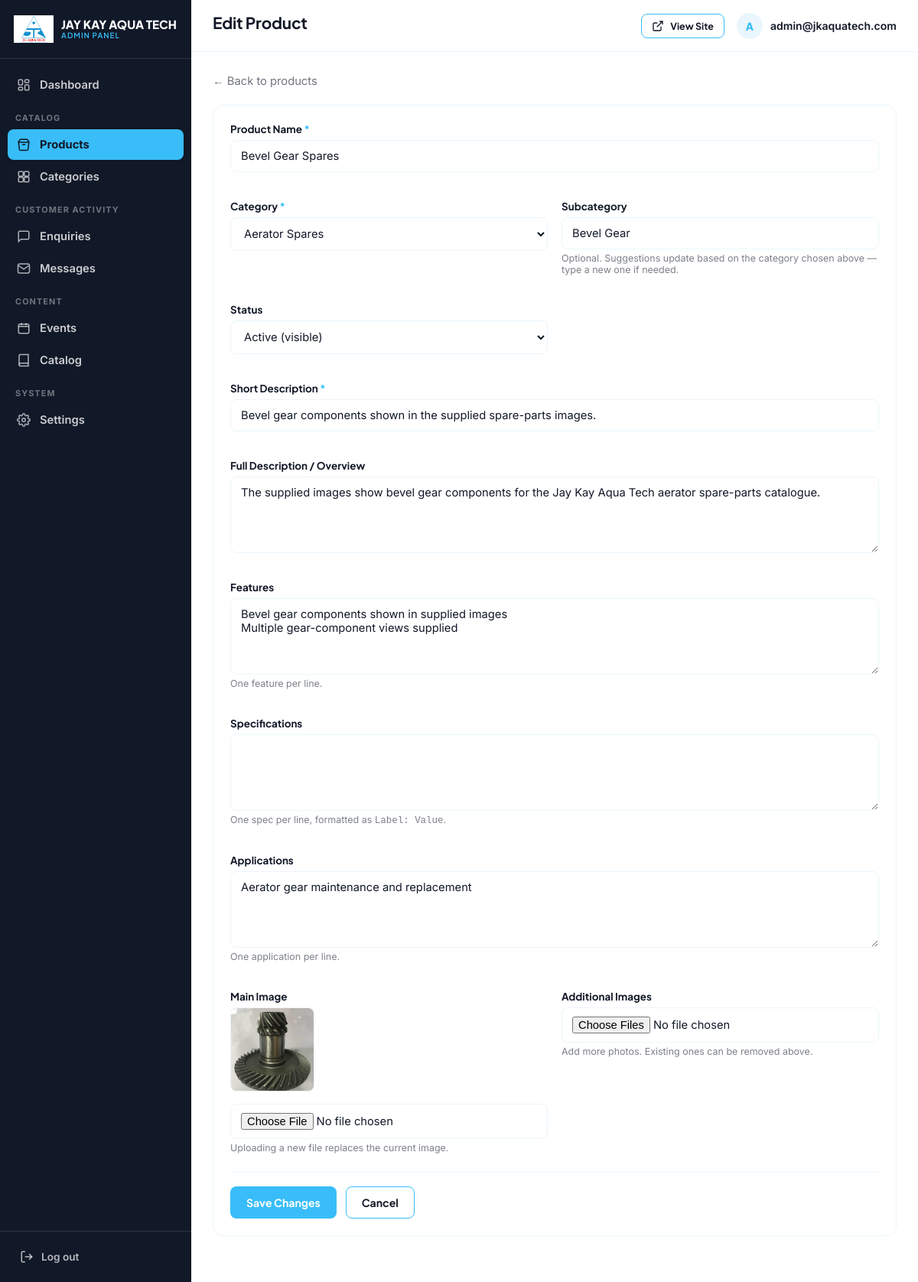
/admin/edit-product.php?id=4 (signed in), run on the app's committed database.
### tables this page shows
CREATE TABLE IF NOT EXISTS `products` (
  `id` INT UNSIGNED NOT NULL AUTO_INCREMENT,
  `category_id` INT UNSIGNED NOT NULL,
  `subcategory` VARCHAR(150) NULL,
  `name` VARCHAR(200) NOT NULL,
  `slug` VARCHAR(220) NOT NULL,
  `short_description` VARCHAR(500) NULL,
  `full_description` TEXT NULL,
  `features` TEXT NULL COMMENT 'JSON array of strings',
  `specifications` TEXT NULL COMMENT 'JSON array of [label, value] pairs',
  `applications` TEXT NULL COMMENT 'JSON array of strings',
  `main_image` VARCHAR(500) NULL,
  `status` ENUM('active','inactive') NOT NULL DEFAULT 'active',
  `is_demo` TINYINT(1) NOT NULL DEFAULT 0,
  `created_at` TIMESTAMP NOT NULL DEFAULT CURRENT_TIMESTAMP,
  `updated_at` TIMESTAMP NOT NULL DEFAULT CURRENT_TIMESTAMP ON UPDATE CURRENT_TIMESTAMP,
  PRIMARY KEY (`id`),
  UNIQUE KEY `uq_products_slug` (`slug`),
  KEY `idx_products_category` (`category_id`),
  KEY `idx_products_subcategory` (`subcategory`),
  KEY `idx_products_status` (`status`),
  CONSTRAINT `fk_products_category` FOREIGN KEY (`category_id`) REFERENCES `categories` (`id`) ON DELETE RESTRICT ON UPDATE CASCADE
);

CREATE TABLE IF NOT EXISTS `categories` (
  `id` INT UNSIGNED NOT NULL AUTO_INCREMENT,
  `slug` VARCHAR(120) NOT NULL,
  `name` VARCHAR(150) NOT NULL,
  `description` TEXT NULL,
  `created_at` TIMESTAMP NOT NULL DEFAULT CURRENT_TIMESTAMP,
  PRIMARY KEY (`id`),
  UNIQUE KEY `uq_categories_slug` (`slug`)
);

### admin/includes/functions.php (called while the page is built, shortened)
<?php
function e(?string $value): string
{
    return htmlspecialchars($value ?? '', ENT_QUOTES, 'UTF-8');
}
function array_to_lines(array $items): string
{
    return implode("\n", $items);
}
function specs_to_lines(array $specs): string
{
    $lines = [];
    return implode("\n", $lines);
}

### admin/includes/db.php (called while the page is built, shortened)
<?php
function db(): PDO
{
    static $pdo = null;
    if ($pdo !== null) {
        return $pdo;
    }
    $config = require __DIR__ . '/db-config.php';
    $dsn = sprintf(
        '%s:host=%s;port=%s;dbname=%s;charset=%s',
        $config['driver'],
        $config['host'],
        $config['port'],
        $config['database'],
        $config['charset']
    );
    try {
        $pdo = new PDO($dsn, $config['username'], $config['password'], [
            PDO::ATTR_ERRMODE => PDO::ERRMODE_EXCEPTION,
            PDO::ATTR_DEFAULT_FETCH_MODE => PDO::FETCH_ASSOC,
            PDO::ATTR_EMULATE_PREPARES => false,
        ]);
    } catch (PDOException $e) {
        error_log('Jay Kay Aqua Tech DB connection failed: ' . $e->getMessage());
        http_response_code(500);
        die('Database connection failed. Please check admin/includes/db-config.php and confirm database.sql has been imported. (Details were written to the server error log, not shown here for security.)');
    }
    return $pdo;
}

### admin/includes/auth.php (called while the page is built, shortened)
<?php
function current_admin(): ?array
{
    $stmt = db()->prepare('SELECT id, email, created_at FROM admins WHERE id = ?');
    $stmt->execute([$_SESSION['admin_id']]);
    $row = $stmt->fetch();
    return $row ?: null;
}

### admin/edit-product.php (the view, shortened to what this page needs)
<?php
$pdo = db();
$id = (int)($_GET['id'] ?? $_POST['id'] ?? 0);
$stmt = $pdo->prepare('SELECT * FROM products WHERE id = ?');
$stmt->execute([$id]);
$product = $stmt->fetch();
$categories = $pdo->query('SELECT id, name FROM categories ORDER BY name')->fetchAll();
$values = [
    'name' => $product['name'],
    'category_id' => (string)$product['category_id'],
    'subcategory' => $product['subcategory'] ?? '',
    'short_description' => $product['short_description'],
    'full_description' => $product['full_description'],
    'features' => array_to_lines(json_decode($product['features'] ?? '[]', true) ?: []),
    'specifications' => specs_to_lines(json_decode($product['specifications'] ?? '[]', true) ?: []),
    'applications' => array_to_lines(json_decode($product['applications'] ?? '[]', true) ?: []),
    'status' => $product['status'],
];
$pageTitle = 'Edit Product';
require __DIR__ . '/includes/header.php';
?>
<div class="page-head">
  <div><p><a href="products.php">&larr; Back to products</a></p></div>
</div>
<form method="POST" enctype="multipart/form-data" novalidate class="card">
  <div class="form-grid">
    <div class="field full">
      <label for="name">Product Name <span class="req">*</span></label>
      <input type="text" id="name" name="name" value="<?= e($values['name']) ?>" required>
    </div>
    <div class="field">
      <label for="category_id">Category <span class="req">*</span></label>
      <select id="category_id" name="category_id" required>
        <?php foreach ($categories as $c): ?>
          <option value="<?= (int)$c['id'] ?>" <?= $values['category_id'] === (string)$c['id'] ? 'selected' : '' ?>><?= e($c['name']) ?></option>
        <?php endforeach; ?>
      </select>
    </div>
    <div class="field">
      <label for="subcategory">Subcategory</label>
      <input type="text" id="subcategory" name="subcategory" list="subcategoryOptions" value="<?= e($values['subcategory']) ?>" placeholder="e.g. Paddle Wheel Aerator">
      <span class="hint">Optional. Suggestions update based on the category chosen above — type a new one if needed.</span>
    </div>
    <div class="field">
      <label for="status">Status</label>
      <select id="status" name="status">
        <option value="active" <?= $values['status'] === 'active' ? 'selected' : '' ?>>Active (visible)</option>
      </select>
    </div>
    <div class="field full">
      <label for="short_description">Short Description <span class="req">*</span></label>
      <input type="text" id="short_description" name="short_description" value="<?= e($values['short_description']) ?>" required>
    </div>
    <div class="field full">
      <label for="full_description">Full Description / Overview</label>
      <textarea id="full_description" name="full_description"><?= e($values['full_description']) ?></textarea>
    </div>
    <div class="field full">
      <label for="features">Features</label>
      <textarea id="features" name="features"><?= e($values['features']) ?></textarea>
      <span class="hint">One feature per line.</span>
    </div>
    <div class="field full">
      <label for="specifications">Specifications</label>
      <textarea id="specifications" name="specifications"><?= e($values['specifications']) ?></textarea>
      <span class="hint">One spec per line, formatted as <code>Label: Value</code>.</span>
    </div>
    <div class="field full">
      <label for="applications">Applications</label>
      <textarea id="applications" name="applications"><?= e($values['applications']) ?></textarea>
      <span class="hint">One application per line.</span>
    </div>
    <div class="field">
      <label>Main Image</label>
      <div class="thumb-preview" id="mainImagePreview">
        <?php if ($product['main_image']): ?>
          <img src="<?= e($product['main_image']) ?>" alt="">
        <?php else: ?>
          <svg viewBox="0 0 24 24" fill="none" stroke="currentColor" stroke-width="1.8"><rect x="3" y="3" width="18" height="18" rx="2"/><circle cx="9" cy="9" r="2"/><path d="m21 15-5-5L5 21"/></svg>
        <?php endif; ?>
      </div>
      <input type="file" name="main_image" accept="image/png,image/jpeg,image/webp,image/gif" data-preview="mainImagePreview">
      <span class="hint">Uploading a new file replaces the current image.</span>
    </div>
    <div class="field">
      <label>Additional Images</label>
      <input type="file" name="additional_images[]" accept="image/png,image/jpeg,image/webp,image/gif" multiple>
      <span class="hint">Add more photos. Existing ones can be removed above.</span>
    </div>
  </div>
  <div class="form-actions">
    <button type="submit" class="btn btn-primary">Save Changes</button>
    <a href="products.php" class="btn btn-secondary">Cancel</a>
  </div>
</form>
<?php require __DIR__ . '/includes/footer.php'; ?>

### admin/includes/header.php (shortened to what this page needs)
<?php
$admin = current_admin();
$pageTitle = $pageTitle ?? 'Admin';
?>
<!DOCTYPE html>
<html lang="en">
<head>
<link rel="stylesheet" href="assets/admin-style.css">
</head>
<body>
<div class="admin-shell">
  <?php include __DIR__ . '/sidebar.php'; ?>
  <div class="admin-main">
    <div class="admin-topbar">
      <div style="display:flex; align-items:center; gap:14px;">
        <h1><?= e($pageTitle) ?></h1>
      </div>
      <div class="top-actions">
        <a href="../index.html" target="_blank" class="btn btn-secondary btn-sm">
          <svg viewBox="0 0 24 24" fill="none" stroke="currentColor" stroke-width="2"><path d="M18 13v6a2 2 0 0 1-2 2H5a2 2 0 0 1-2-2V8a2 2 0 0 1 2-2h6"/><path d="M15 3h6v6"/><path d="M10 14 21 3"/></svg>
          View Site
        </a>
        <div class="admin-user">
          <div class="avatar"><?= e(strtoupper(substr($admin['email'] ?? 'A', 0, 1))) ?></div>
          <span><?= e($admin['email'] ?? '') ?></span>
        </div>
      </div>
    </div>
    <div class="admin-content">

### admin/assets/admin-style.css (style rules this page uses)
:root { --white: #FFFFFF; --sky-light: #EAF6FD; --sky: #38BDF8; --ink: #111827; --success: #15803D; --success-bg: #ECFDF3; --danger: #B91C1C; --danger-bg: #FEF2F2; --warning: #92400E; --warning-bg: #FFFBEB; --border: var(--sky-light); --shadow-sm: 0 2px 8px rgba(17,24,39,.06); --shadow-md: 0 10px 26px rgba(17,24,39,.10); --radius-s: 8px; --radius-m: 14px; --sidebar-w: 250px; --font-display: 'Plus Jakarta Sans', 'Inter', sans-serif; --font-body: 'Inter', sans-serif; }
*, *::before, *::after { box-sizing: border-box; }
body { margin:0; font-family: var(--font-body); color: var(--ink); background: var(--white); -webkit-font-smoothing: antialiased; }
h1,h2,h3,h4 { font-family: var(--font-display); color: var(--ink); margin: 0 0 .4em; letter-spacing: -.01em; }
a { color: inherit; text-decoration: none; }
img { max-width: 100%; display:block; }
button { font-family: inherit; cursor: pointer; }
.admin-shell { display:flex; min-height:100vh; }
.admin-main { margin-left: var(--sidebar-w); flex:1; min-width:0; display:flex; flex-direction:column; min-height:100vh; }
.admin-topbar { display:flex; align-items:center; justify-content:space-between; padding: 16px 28px; background: var(--white); border-bottom: 1px solid var(--border); position: sticky; top:0; z-index:100; }
.admin-topbar h1 { font-size:1.3rem; }
.admin-topbar .top-actions { display:flex; align-items:center; gap:16px; }
.admin-topbar .admin-user { display:flex; align-items:center; gap:10px; font-size:.88rem; font-weight:600; }
.admin-topbar .admin-user .avatar { width:34px; height:34px; border-radius:50%; background: var(--sky-light); color: var(--sky); display:flex; align-items:center; justify-content:center; font-weight:800; font-family: var(--font-display); }
.admin-content { padding: 26px 28px 60px; flex:1; }
.page-head { display:flex; align-items:flex-end; justify-content:space-between; gap:16px; flex-wrap:wrap; margin-bottom: 22px; }
.page-head p { margin:.2em 0 0; color: rgba(17,24,39,.6); font-size:.92rem; }
.btn { display:inline-flex; align-items:center; justify-content:center; gap:8px; padding: 11px 20px; border-radius: var(--radius-s); font-family: var(--font-display); font-weight:700; font-size:.88rem; border: 1.5px solid transparent; transition: all .2s ease; white-space:nowrap; }
.btn svg { width:16px; height:16px; }
.btn-primary { background: var(--sky); color:#fff; }
.btn-secondary { background:#fff; color: var(--ink); border-color: var(--sky); }
.btn-sm { padding: 7px 13px; font-size:.78rem; }
.card { background:#fff; border:1px solid var(--border); border-radius: var(--radius-m); padding: 22px; }
.form-grid { display:grid; grid-template-columns: 1fr 1fr; gap:18px; }
.field { display:flex; flex-direction:column; gap:6px; margin-bottom:18px; }
.field.full { grid-column: 1 / -1; }
.field label { font-family: var(--font-display); font-weight:700; font-size:.84rem; }
.field .hint { font-size:.78rem; color: rgba(17,24,39,.55); margin-top:-2px; }
.field .req { color: var(--sky); }
.field input, .field select, .field textarea { padding: 11px 13px; border-radius: var(--radius-s); border:1.5px solid var(--border); background:#fff; color: var(--ink); font-size:.92rem; font-family: inherit; transition: border-color .2s ease, box-shadow .2s ease; }
.field textarea { resize:vertical; min-height:100px; }
.thumb-preview { width:110px; height:110px; border-radius: var(--radius-s); border:1.5px dashed var(--border); background: var(--sky-light); display:flex; align-items:center; justify-content:center; overflow:hidden; margin-bottom:10px; }
.thumb-preview img { width:100%; height:100%; object-fit:cover; }
.form-actions { display:flex; gap:12px; margin-top: 6px; padding-top: 18px; border-top:1px solid var(--border); }

### data on the page
products: name "Bevel Gear Spares", category_id "Aerator Spares", subcategory "Bevel Gear", status "Active (visible)", short_description "Bevel gear components shown in the supplied spare-parts images.", full_description "The supplied images show bevel gear components for the Jay Kay Aqua Tech aerator spare-parts catalogue.", main_image (picture)

### other printed values
$pageTitle "Edit Product"
substr($admin['email'] ?? 'A', 0, 1) "A"
$admin['email'] "admin@jkaquatech.com"
